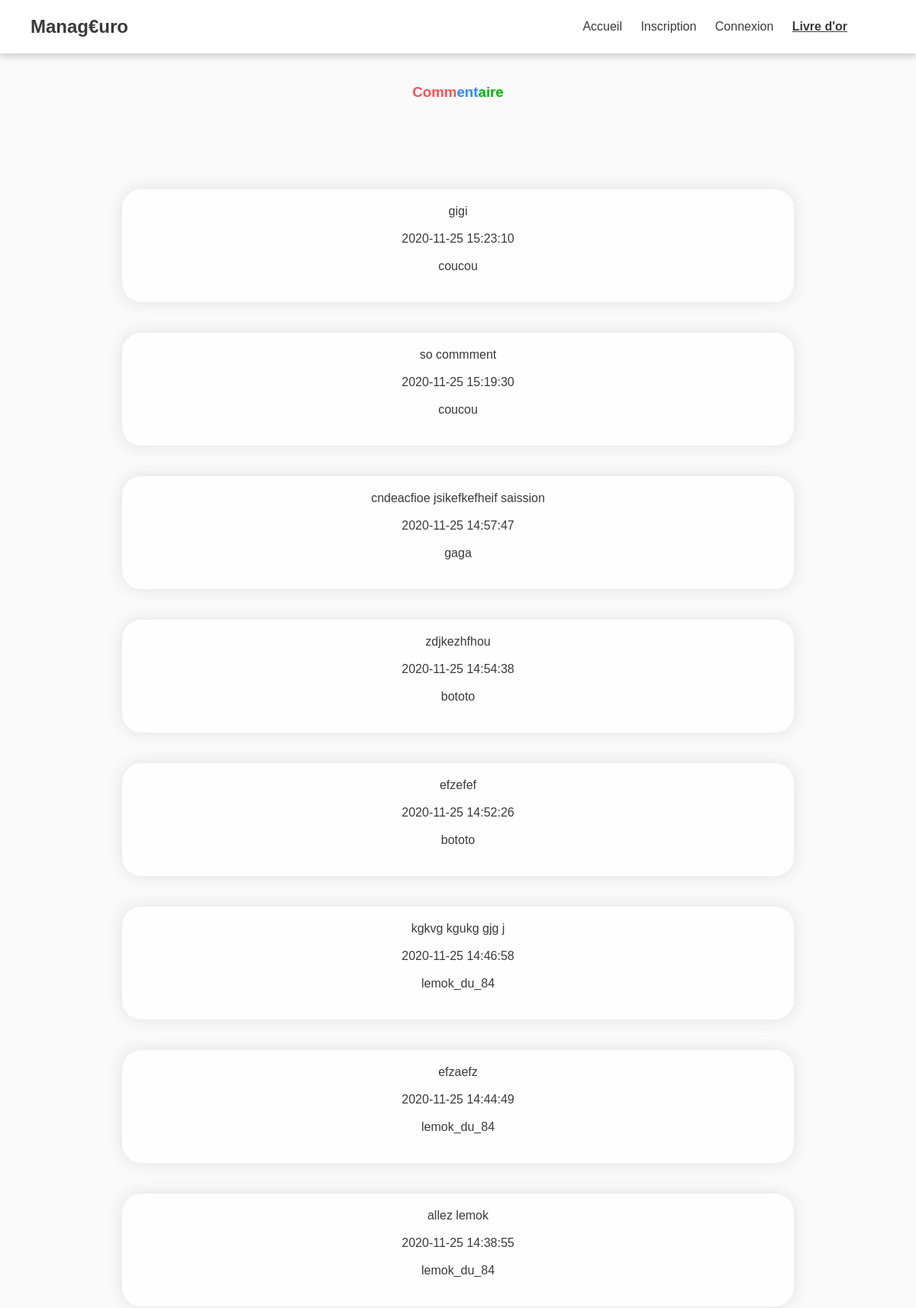
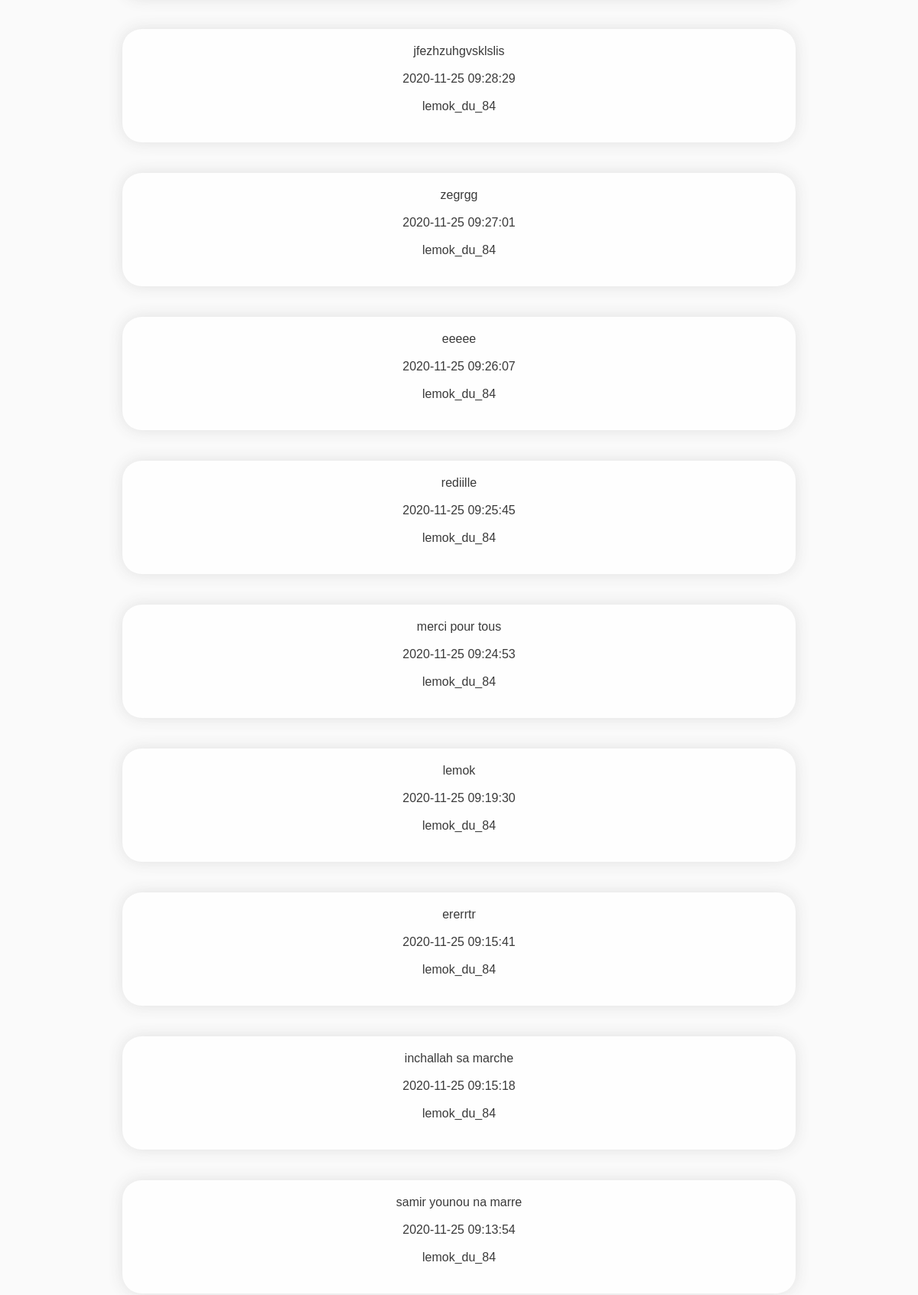
Screenshot of /livre-or.php (upper part) with the database file from the repository (2 pictures, top to bottom).
### tables this page shows
CREATE TABLE `commentaires` (
  `id` int(11) NOT NULL,
  `commentaire` text NOT NULL,
  `id_utilisateur` int(11) NOT NULL,
  `date` datetime NOT NULL
);

CREATE TABLE `utilisateurs` (
  `id` int(11) NOT NULL,
  `login` varchar(255) NOT NULL,
  `password` varchar(255) NOT NULL
);

### livre-or.php (the view, shortened to what this page needs)
<?php
$servername = "localhost";
$username = "root";
$password = "";
$dbname = "livreor";
$sql = mysqli_connect($servername, $username, $password, $dbname);
$query = mysqli_query($sql, 'SELECT commentaire, date, login FROM `commentaires` INNER JOIN utilisateurs ON utilisateurs.id = commentaires.id_utilisateur ORDER BY date DESC');
$all_result = mysqli_fetch_all($query);
$deconnecter = "";
if (isset($_SESSION['login'])) {
    $coucou = 'Coucou ' . $_SESSION['login'] . ' n\'hésite pas à laisser un commentaire';
    $connecter = '<a href="profil.php">Mon Profil</a>';
    $let_comment = '<a href="commentaire.php">Laissez un Commentaire</a>';
} else {
    $deconnecter = '<a href="inscription.php">Inscription</a>
                    <a href="connexion.php">Connexion</a>';
}
?>
<!DOCTYPE html>
<html lang="en">
<head>
    <link rel="stylesheet" href="assets/css/style.css">
</head>
<body>
    <header>
        <div>
            <a href="index.php">
                <h2>Manag€uro</h2>
            </a>
        </div>
        <nav>
            <a href="index.php">Accueil</a>
            <?php
echo $deconnecter;
?>
            <a href="livre-or.php"><u><b>Livre d'or</b></u></a>
        </nav>
    </header>
    <main>
        <h3 class="h3" style="text-align: center; margin-top: 40px;" id="red">Comm<span id="yellow">ent</span><span id="green">aire</span></h3>
        <section class="section4">
                <?php
for ($i = 0;isset($all_result[$i]); $i++) {
    $j = 0;
    echo "<div class='comment'>";
    while (isset($all_result[$i][$j])) {
        echo $all_result[$i][$j] . "<br>" . "<br>";
        $j++;
    }
    echo "</div>";
}
?>
        </section>
    </main>
</body>
</html>

### assets/css/style.css (style rules this page uses)
* { margin: 0; padding: 0; box-sizing: border-box; }
body { font-family: Haettenschweiler, 'Arial Narrow Bold', sans-serif; background-color: #fafafa; color: #3a3a3a; }
a { color: inherit; text-decoration: none; margin: 0 10px; }
header { display: flex; align-items: center; justify-content: space-between; box-shadow: 0px 4px 8px 0px #2b2b2b38; padding: 0 80px 0 40px; height: 70px; background-color: white; }
#red { color: rgb(255, 81, 81); }
#yellow { color: rgb(42, 138, 255); }
#green { color: rgb(3, 181, 3); }
.section4 { padding: 40px 50px; display: flex; flex-direction: column; justify-content: center; align-items: center; flex-wrap: wrap; }
.comment { padding: 20px 40px 20px 40px; margin: 20px; border-radius: 25px; background-color: #fefefe; box-shadow: 0px 0px 20px 0px #41414123; display: flex; flex-direction: column; align-items: center; width: 80%; text-align: center; }

### rows the page displays
commentaires: commentaire "gigi", date "2020-11-25 15:23:10"
utilisateurs: login "coucou"
commentaires: commentaire "so commment", date "2020-11-25 15:19:30"
commentaires: commentaire "cndeacfioe jsikefkefheif saission", date "2020-11-25 14:57:47"
utilisateurs: login "gaga"
commentaires: commentaire "zdjkezhfhou", date "2020-11-25 14:54:38"
utilisateurs: login "bototo"
commentaires: commentaire "efzefef", date "2020-11-25 14:52:26"
commentaires: commentaire "kgkvg kgukg gjg j", date "2020-11-25 14:46:58"
utilisateurs: login "lemok_du_84"
commentaires: commentaire "efzaefz", date "2020-11-25 14:44:49"
commentaires: commentaire "allez lemok", date "2020-11-25 14:38:55"
commentaires: commentaire "jfezhzuhgvsklslis", date "2020-11-25 09:28:29"
commentaires: commentaire "zegrgg", date "2020-11-25 09:27:01"
commentaires: commentaire "eeeee", date "2020-11-25 09:26:07"
commentaires: commentaire "rediille", date "2020-11-25 09:25:45"
commentaires: commentaire "merci pour tous", date "2020-11-25 09:24:53"
commentaires: commentaire "lemok", date "2020-11-25 09:19:30"
commentaires: commentaire "ererrtr", date "2020-11-25 09:15:41"
commentaires: commentaire "inchallah sa marche", date "2020-11-25 09:15:18"
commentaires: commentaire "samir younou na marre", date "2020-11-25 09:13:54"
